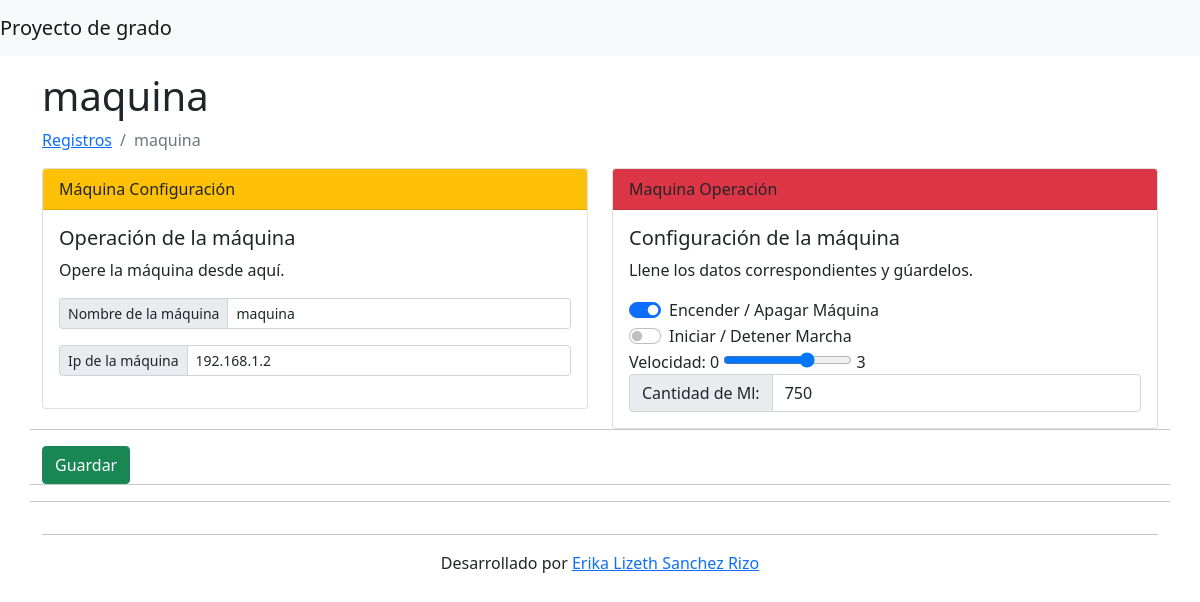
Screenshot of /?c=Maquina&a=Crud&id=1 with the database file from the repository.
### tables this page shows
CREATE TABLE IF NOT EXISTS `maquina` (
  `id` bigint(20) NOT NULL AUTO_INCREMENT,
  `NombreMaquina` varchar(300) NOT NULL DEFAULT 'maquina',
  `IP` varchar(100) NOT NULL DEFAULT '192.168.1.2',
  `EstadoMaquina` tinyint(1) NOT NULL DEFAULT 0,
  `EstadoMotor` tinyint(1) NOT NULL DEFAULT 0,
  `Velocidad` float NOT NULL DEFAULT 0,
  `CantidadMl` float NOT NULL DEFAULT 0,
  PRIMARY KEY (`id`)
);

### controller/maquina.controller.php (called while the page is built, shortened)
<?php
require_once 'model/maquina.php';
class MaquinaController {
    private $maquinaModel;
    public function __CONSTRUCT() {
        $this->maquinaModel = new Maquina();
    }
    public function Crud() {
        $alm = new Maquina();
        if (isset($_REQUEST['id'])) {
            $alm = $this->maquinaModel->Obtener($_REQUEST['id']);
        } else {
            $alm = $this->maquinaModel->Obtener(1);
        }
        require_once 'view/header.php';
        require_once 'view/maquina/maquina.php';
        require_once 'view/footer.php';
    }
}

### model/database.php (called while the page is built)
<?php
class Database
{
    public static function StartUp()
    {
        $pdo = new PDO('mysql:host=localhost;dbname=trabajo_grado;charset=utf8', 'root', '');
        $pdo->setAttribute(PDO::ATTR_ERRMODE, PDO::ERRMODE_EXCEPTION);
        return $pdo;
    }
}

### model/maquina.php (called while the page is built, shortened)
<?php
class Maquina {
    private $pdo;
    public function __CONSTRUCT() {
        try {
            $this->pdo = Database::StartUp();
        } catch (Exception $e) {
            die($e->getMessage());
        }
    }
    public function Obtener($id) {
        try {
            $stm = $this->pdo
                    ->prepare("SELECT * FROM maquina WHERE id = ?");
            $stm->execute(array($id));
            return $stm->fetch(PDO::FETCH_OBJ);
        } catch (Exception $e) {
            die($e->getMessage());
        }
    }
}

### view/maquina/maquina.php (the view, shortened to what this page needs)
<h1 class="page-header">
    <?php echo $alm->id != null ? $alm->NombreMaquina : 'Nuevo Registro'; ?>
</h1>
<nav aria-label="breadcrumb">
    <ol class="breadcrumb">
        <li class="breadcrumb-item"><a href="?c=Maquina">Registros  </a></li>
        <li class="breadcrumb-item active" aria-current="page"><?php echo $alm->id != null ? $alm->NombreMaquina : 'Nuevo Registro'; ?></li>
    </ol>
</nav>
<form id="frm-maquina" action="?c=Maquina&a=Guardar" method="post" enctype="multipart/form-data">
    <div class="row">
        <div class="col">
            <div class="card">
                <div class="card-header bg-warning">
                    Máquina Configuración
                </div>
                <div class="card-body">
                    <h5 class="card-title">Operación de la máquina</h5>
                    <p class="card-text">Opere la máquina desde aquí.</p>
                    <div class="input-group input-group-sm mb-3">
                        <span class="input-group-text" id="inputGroup-sizing-sm">Nombre de la máquina</span>
                        <input type="text" name="NombreMaquina" class="form-control" value="<?php echo $alm->NombreMaquina; ?>">
                    </div>
                    <div class="input-group input-group-sm mb-3">
                        <span class="input-group-text" id="inputGroup-sizing-sm">Ip de la máquina</span>
                        <input type="text" id="IP" name="IP" class="form-control" value="<?php echo $alm->IP; ?>">
                    </div>
                </div>
            </div>
        </div>
        <div class="col">
            <div class="card">
                <div class="card-header bg-danger">
                    Maquina Operación
                </div>
                <div class="card-body">
                    <h5 class="card-title">Configuración de la máquina</h5>
                    <p class="card-text">Llene los datos correspondientes y gúardelos.</p>
                    <div class="form-check form-switch">
                        <input class="form-check-input" id="EstadoMaquina" name="EstadoMaquina" type="checkbox"
                               <?php echo $alm->EstadoMaquina == 1 ? 'checked' : ''; ?>
                               value="<?php echo $alm->EstadoMaquina; ?>">
                        <label class="form-check-label" for="EstadoMaquina">Encender / Apagar Máquina</label>
                    </div>
                    <div class="form-check form-switch">
                        <input class="form-check-input" id="EstadoMotor" type="checkbox" name="EstadoMotor"
                               <?php echo $alm->EstadoMotor == 1 ? 'checked' : ''; ?>
                               value="<?php echo $alm->EstadoMotor; ?>">
                        <label class="form-check-label" for="EstadoMotor">Iniciar / Detener Marcha</label>
                    </div>
                    <div class="form-group">
                        <label for="formControlRange">Velocidad: </label>
                        <span class="font-weight-bold indigo-text mr-2 mt-1">0</span>
                        <input id="Velocidad" name="Velocidad" class="border-0" type="range" min="0" max="3" step="1"
                               value="<?php echo $alm->Velocidad; ?>"/>
                        <span class="font-weight-bold indigo-text ml-2 mt-1">3</span>
                    </div>
                    <div class="input-group">
                        <span class="input-group-text" id="inputGroup-sizing-sm">Cantidad de Ml:</span>
                        <input type="number" id="CantidadMl" name="CantidadMl" class="form-control" value="<?php echo $alm->CantidadMl; ?>">
                    </div>
                </div>
            </div>
        </div>
        <hr />
        <div class="text-right">
            <button id="btn-guardar" class="btn btn-success">Guardar</button>
        </div>
        <hr /><hr />
    </div>
</form>

### rows the page displays
maquina: NombreMaquina "maquina", IP "192.168.1.2", EstadoMaquina "☑", Velocidad "2", CantidadMl "750"
